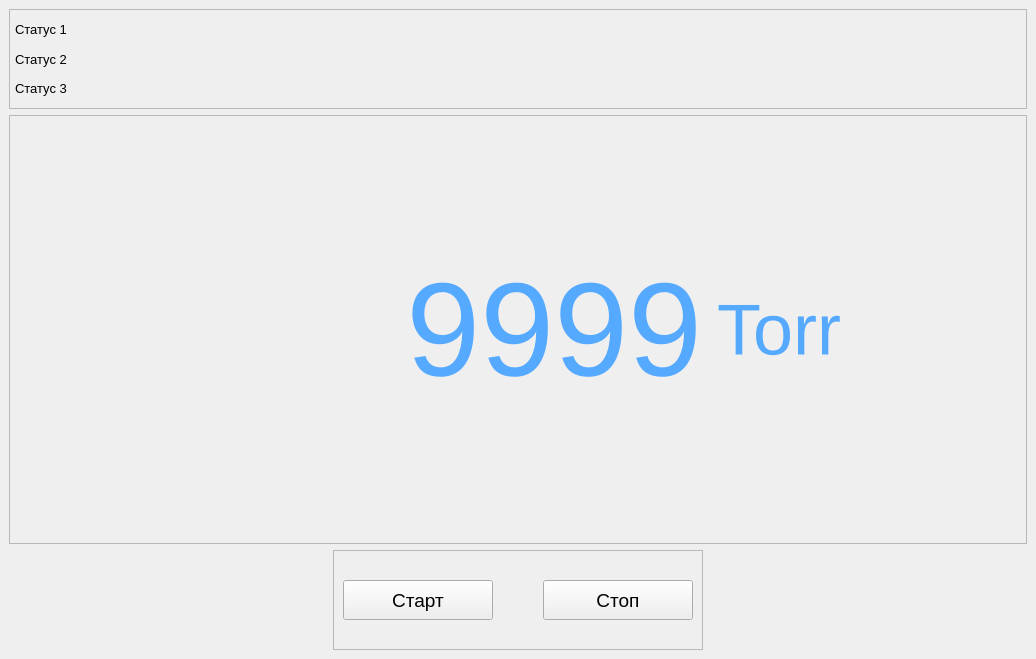
<?xml version="1.0" encoding="UTF-8"?>
<ui version="4.0">
 <class>MainWindow</class>
 <widget class="QMainWindow" name="MainWindow">
  <property name="geometry">
   <rect>
    <x>0</x>
    <y>0</y>
    <width>1036</width>
    <height>659</height>
   </rect>
  </property>
  <property name="minimumSize">
   <size>
    <width>800</width>
    <height>600</height>
   </size>
  </property>
  <property name="maximumSize">
   <size>
    <width>16777215</width>
    <height>16777215</height>
   </size>
  </property>
  <property name="windowTitle">
   <string>MainWindow</string>
  </property>
  <widget class="QWidget" name="main_widget">
   <layout class="QVBoxLayout" name="verticalLayout">
    <item>
     <widget class="QFrame" name="frame_status">
      <property name="maximumSize">
       <size>
        <width>16777215</width>
        <height>100</height>
       </size>
      </property>
      <property name="frameShape">
       <enum>QFrame::StyledPanel</enum>
      </property>
      <property name="frameShadow">
       <enum>QFrame::Raised</enum>
      </property>
      <layout class="QVBoxLayout" name="verticalLayout_2">
       <property name="spacing">
        <number>1</number>
       </property>
       <property name="leftMargin">
        <number>5</number>
       </property>
       <property name="topMargin">
        <number>5</number>
       </property>
       <property name="rightMargin">
        <number>5</number>
       </property>
       <property name="bottomMargin">
        <number>5</number>
       </property>
       <item>
        <widget class="QLabel" name="label_stat_1">
         <property name="font">
          <font>
           <family>Arial</family>
           <pointsize>10</pointsize>
          </font>
         </property>
         <property name="text">
          <string>Статус 1</string>
         </property>
        </widget>
       </item>
       <item>
        <widget class="QLabel" name="label_stat_2">
         <property name="font">
          <font>
           <family>Arial</family>
           <pointsize>10</pointsize>
          </font>
         </property>
         <property name="text">
          <string>Статус 2</string>
         </property>
        </widget>
       </item>
       <item>
        <widget class="QLabel" name="label_stat_3">
         <property name="font">
          <font>
           <family>Arial</family>
           <pointsize>10</pointsize>
          </font>
         </property>
         <property name="text">
          <string>Статус 3</string>
         </property>
        </widget>
       </item>
      </layout>
     </widget>
    </item>
    <item>
     <widget class="QFrame" name="frame_value">
      <property name="frameShape">
       <enum>QFrame::StyledPanel</enum>
      </property>
      <property name="frameShadow">
       <enum>QFrame::Raised</enum>
      </property>
      <layout class="QHBoxLayout" name="horizontalLayout_2">
       <property name="spacing">
        <number>15</number>
       </property>
       <item>
        <widget class="QLabel" name="label_digit">
         <property name="sizePolicy">
          <sizepolicy hsizetype="Preferred" vsizetype="Preferred">
           <horstretch>0</horstretch>
           <verstretch>0</verstretch>
          </sizepolicy>
         </property>
         <property name="sizeIncrement">
          <size>
           <width>0</width>
           <height>0</height>
          </size>
         </property>
         <property name="baseSize">
          <size>
           <width>0</width>
           <height>0</height>
          </size>
         </property>
         <property name="font">
          <font>
           <family>Arial</family>
           <pointsize>100</pointsize>
          </font>
         </property>
         <property name="autoFillBackground">
          <bool>false</bool>
         </property>
         <property name="styleSheet">
          <string notr="true">color: rgb(85, 170, 255);</string>
         </property>
         <property name="text">
          <string>9999</string>
         </property>
         <property name="scaledContents">
          <bool>false</bool>
         </property>
         <property name="alignment">
          <set>Qt::AlignRight|Qt::AlignTrailing|Qt::AlignVCenter</set>
         </property>
         <property name="wordWrap">
          <bool>false</bool>
         </property>
        </widget>
       </item>
       <item>
        <widget class="QLabel" name="label_unit">
         <property name="maximumSize">
          <size>
           <width>300</width>
           <height>16777215</height>
          </size>
         </property>
         <property name="font">
          <font>
           <family>Arial</family>
           <pointsize>54</pointsize>
          </font>
         </property>
         <property name="styleSheet">
          <string notr="true">color: rgb(85, 170, 255);</string>
         </property>
         <property name="text">
          <string>Torr</string>
         </property>
         <property name="alignment">
          <set>Qt::AlignLeading|Qt::AlignLeft|Qt::AlignVCenter</set>
         </property>
        </widget>
       </item>
      </layout>
     </widget>
    </item>
    <item alignment="Qt::AlignHCenter">
     <widget class="QFrame" name="frame_btns">
      <property name="maximumSize">
       <size>
        <width>16777215</width>
        <height>100</height>
       </size>
      </property>
      <property name="frameShape">
       <enum>QFrame::StyledPanel</enum>
      </property>
      <property name="frameShadow">
       <enum>QFrame::Raised</enum>
      </property>
      <layout class="QHBoxLayout" name="horizontalLayout">
       <property name="spacing">
        <number>50</number>
       </property>
       <item>
        <widget class="QPushButton" name="btn_start">
         <property name="minimumSize">
          <size>
           <width>150</width>
           <height>40</height>
          </size>
         </property>
         <property name="maximumSize">
          <size>
           <width>150</width>
           <height>40</height>
          </size>
         </property>
         <property name="font">
          <font>
           <family>Arial</family>
           <pointsize>14</pointsize>
           <weight>50</weight>
           <bold>false</bold>
           <strikeout>false</strikeout>
          </font>
         </property>
         <property name="text">
          <string>Старт</string>
         </property>
        </widget>
       </item>
       <item>
        <widget class="QPushButton" name="btn_stop">
         <property name="minimumSize">
          <size>
           <width>150</width>
           <height>40</height>
          </size>
         </property>
         <property name="maximumSize">
          <size>
           <width>150</width>
           <height>40</height>
          </size>
         </property>
         <property name="font">
          <font>
           <family>Arial</family>
           <pointsize>14</pointsize>
           <weight>50</weight>
           <bold>false</bold>
           <strikeout>false</strikeout>
          </font>
         </property>
         <property name="text">
          <string>Стоп</string>
         </property>
        </widget>
       </item>
      </layout>
     </widget>
    </item>
   </layout>
  </widget>
 </widget>
 <resources/>
 <connections/>
</ui>
